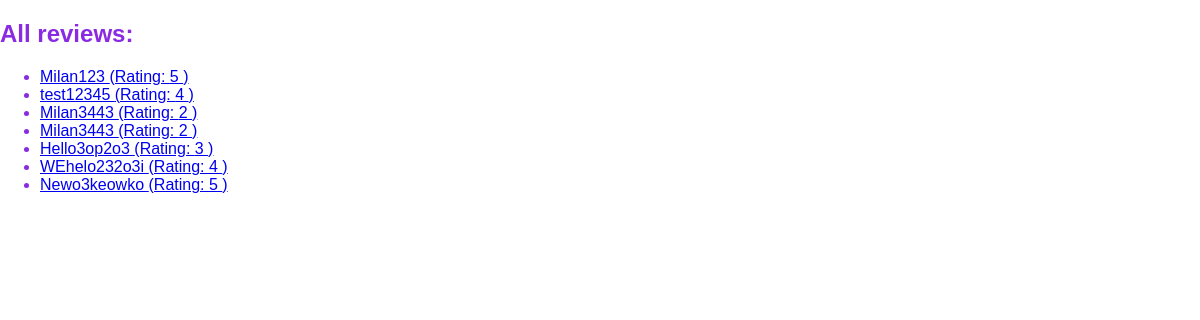
The app's page /reviews, older data.
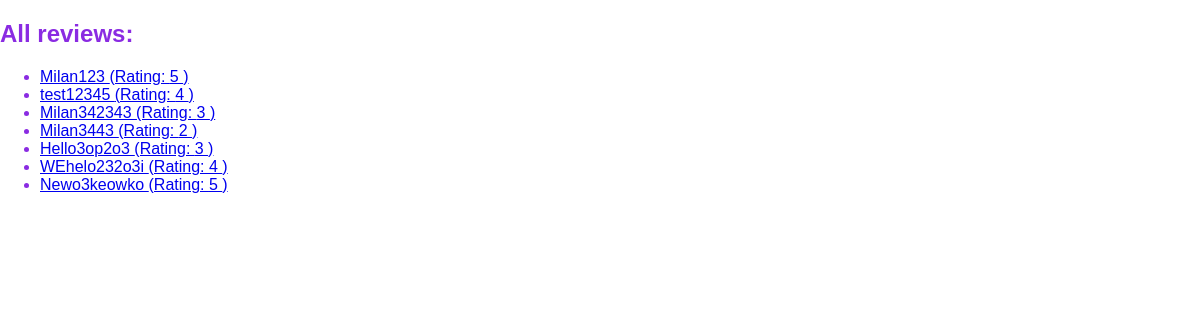
The same page, newer data.
### reviews/models.py (models this page shows)
class Review(models.Model):
    user_name = models.CharField(max_length=100)
    review_text = models.TextField()
    rating = models.IntegerField()

### reviews/views.py (the view)
# urls.py: path("reviews", views.ReviewsList.as_view(), name="review-list"),
class ReviewsList(ListView):
    template_name = "reviews/review_list.html"
    model = Review
    context_object_name = "reviews"  # default object_list

### reviews/templates/reviews/review_list.html (shortened to what this page needs)
{% extends "reviews/base.html" %}
{% block content %}
    <h2>All reviews:</h2>
    <ul>
        {% for review in reviews  %}
            <li><a href="{% url "single_review" review.id %}">{{ review.user_name }} (Rating: {{review.rating}} )</a></li>
        {% endfor %}
    </ul>
{% endblock content %}

Row changes from the older to the newer data that the page shows:
changed Review: user_name "Milan3443" → "Milan342343"; rating "2" → "3"
